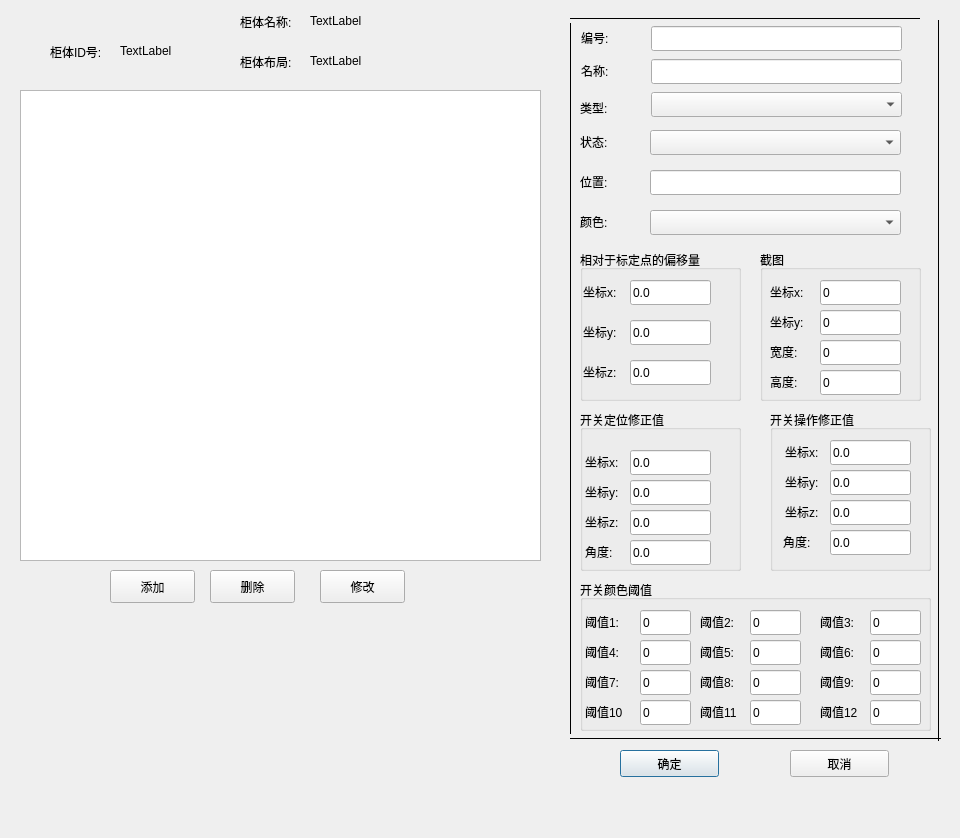
<?xml version="1.0" encoding="UTF-8"?>
<ui version="4.0">
 <class>Dialogkkset</class>
 <widget class="QDialog" name="Dialogkkset">
  <property name="geometry">
   <rect>
    <x>0</x>
    <y>0</y>
    <width>960</width>
    <height>838</height>
   </rect>
  </property>
  <property name="windowTitle">
   <string>Dialog</string>
  </property>
  <widget class="QWidget" name="widget_3" native="true">
   <property name="geometry">
    <rect>
     <x>90</x>
     <y>440</y>
     <width>341</width>
     <height>50</height>
    </rect>
   </property>
  </widget>
  <widget class="QWidget" name="widget" native="true">
   <property name="geometry">
    <rect>
     <x>550</x>
     <y>10</y>
     <width>401</width>
     <height>791</height>
    </rect>
   </property>
   <property name="autoFillBackground">
    <bool>false</bool>
   </property>
   <property name="styleSheet">
    <string notr="true">border-color: rgb(14, 10, 10);</string>
   </property>
   <widget class="Line" name="line_5">
    <property name="geometry">
     <rect>
      <x>20</x>
      <y>0</y>
      <width>350</width>
      <height>16</height>
     </rect>
    </property>
    <property name="frameShadow">
     <enum>QFrame::Plain</enum>
    </property>
    <property name="orientation">
     <enum>Qt::Horizontal</enum>
    </property>
   </widget>
   <widget class="Line" name="line_6">
    <property name="geometry">
     <rect>
      <x>12</x>
      <y>13</y>
      <width>16</width>
      <height>711</height>
     </rect>
    </property>
    <property name="frameShadow">
     <enum>QFrame::Plain</enum>
    </property>
    <property name="orientation">
     <enum>Qt::Vertical</enum>
    </property>
   </widget>
   <widget class="Line" name="line_7">
    <property name="geometry">
     <rect>
      <x>380</x>
      <y>10</y>
      <width>16</width>
      <height>721</height>
     </rect>
    </property>
    <property name="frameShadow">
     <enum>QFrame::Plain</enum>
    </property>
    <property name="orientation">
     <enum>Qt::Vertical</enum>
    </property>
   </widget>
   <widget class="Line" name="line_8">
    <property name="geometry">
     <rect>
      <x>20</x>
      <y>720</y>
      <width>371</width>
      <height>16</height>
     </rect>
    </property>
    <property name="frameShadow">
     <enum>QFrame::Plain</enum>
    </property>
    <property name="orientation">
     <enum>Qt::Horizontal</enum>
    </property>
   </widget>
   <widget class="QPushButton" name="pushButtonok">
    <property name="geometry">
     <rect>
      <x>70</x>
      <y>740</y>
      <width>99</width>
      <height>27</height>
     </rect>
    </property>
    <property name="text">
     <string>确定</string>
    </property>
   </widget>
   <widget class="QPushButton" name="pushButtoncancel">
    <property name="geometry">
     <rect>
      <x>240</x>
      <y>740</y>
      <width>99</width>
      <height>27</height>
     </rect>
    </property>
    <property name="text">
     <string>取消</string>
    </property>
   </widget>
   <widget class="QGroupBox" name="groupBoxjakapos_2">
    <property name="geometry">
     <rect>
      <x>30</x>
      <y>240</y>
      <width>161</width>
      <height>151</height>
     </rect>
    </property>
    <property name="title">
     <string>相对于标定点的偏移量</string>
    </property>
    <property name="flat">
     <bool>true</bool>
    </property>
    <widget class="QLabel" name="label_8">
     <property name="geometry">
      <rect>
       <x>3</x>
       <y>30</y>
       <width>41</width>
       <height>23</height>
      </rect>
     </property>
     <property name="text">
      <string>坐标x:</string>
     </property>
    </widget>
    <widget class="QLineEdit" name="lineEditx">
     <property name="geometry">
      <rect>
       <x>50</x>
       <y>30</y>
       <width>81</width>
       <height>25</height>
      </rect>
     </property>
     <property name="text">
      <string>0.0</string>
     </property>
    </widget>
    <widget class="QLabel" name="label_5">
     <property name="geometry">
      <rect>
       <x>3</x>
       <y>70</y>
       <width>51</width>
       <height>23</height>
      </rect>
     </property>
     <property name="text">
      <string>坐标y:</string>
     </property>
    </widget>
    <widget class="QLineEdit" name="lineEdity">
     <property name="geometry">
      <rect>
       <x>50</x>
       <y>70</y>
       <width>81</width>
       <height>25</height>
      </rect>
     </property>
     <property name="text">
      <string>0.0</string>
     </property>
    </widget>
    <widget class="QLineEdit" name="lineEditz">
     <property name="geometry">
      <rect>
       <x>50</x>
       <y>110</y>
       <width>81</width>
       <height>25</height>
      </rect>
     </property>
     <property name="text">
      <string>0.0</string>
     </property>
    </widget>
    <widget class="QLabel" name="label_31">
     <property name="geometry">
      <rect>
       <x>3</x>
       <y>110</y>
       <width>51</width>
       <height>23</height>
      </rect>
     </property>
     <property name="text">
      <string>坐标z:</string>
     </property>
    </widget>
   </widget>
   <widget class="QLabel" name="label_12">
    <property name="geometry">
     <rect>
      <x>30</x>
      <y>90</y>
      <width>41</width>
      <height>16</height>
     </rect>
    </property>
    <property name="text">
     <string>类型:</string>
    </property>
   </widget>
   <widget class="QLineEdit" name="lineEdittitle">
    <property name="geometry">
     <rect>
      <x>101</x>
      <y>49</y>
      <width>251</width>
      <height>25</height>
     </rect>
    </property>
   </widget>
   <widget class="QComboBox" name="comboBoxtype">
    <property name="geometry">
     <rect>
      <x>101</x>
      <y>82</y>
      <width>251</width>
      <height>25</height>
     </rect>
    </property>
   </widget>
   <widget class="QLabel" name="label_10">
    <property name="geometry">
     <rect>
      <x>31</x>
      <y>49</y>
      <width>34</width>
      <height>23</height>
     </rect>
    </property>
    <property name="text">
     <string>名称:</string>
    </property>
   </widget>
   <widget class="QLabel" name="label_13">
    <property name="geometry">
     <rect>
      <x>31</x>
      <y>16</y>
      <width>34</width>
      <height>23</height>
     </rect>
    </property>
    <property name="text">
     <string>编号:</string>
    </property>
   </widget>
   <widget class="QLineEdit" name="lineEditno">
    <property name="geometry">
     <rect>
      <x>101</x>
      <y>16</y>
      <width>251</width>
      <height>25</height>
     </rect>
    </property>
   </widget>
   <widget class="QComboBox" name="comboBoxstate">
    <property name="geometry">
     <rect>
      <x>100</x>
      <y>120</y>
      <width>251</width>
      <height>25</height>
     </rect>
    </property>
   </widget>
   <widget class="QLabel" name="label_15">
    <property name="geometry">
     <rect>
      <x>30</x>
      <y>120</y>
      <width>41</width>
      <height>23</height>
     </rect>
    </property>
    <property name="text">
     <string>状态:</string>
    </property>
   </widget>
   <widget class="QLabel" name="label_11">
    <property name="geometry">
     <rect>
      <x>30</x>
      <y>160</y>
      <width>34</width>
      <height>23</height>
     </rect>
    </property>
    <property name="text">
     <string>位置:</string>
    </property>
   </widget>
   <widget class="QLineEdit" name="lineEditpos">
    <property name="geometry">
     <rect>
      <x>100</x>
      <y>160</y>
      <width>251</width>
      <height>25</height>
     </rect>
    </property>
   </widget>
   <widget class="QLabel" name="label_18">
    <property name="geometry">
     <rect>
      <x>30</x>
      <y>200</y>
      <width>41</width>
      <height>23</height>
     </rect>
    </property>
    <property name="text">
     <string>颜色:</string>
    </property>
   </widget>
   <widget class="QComboBox" name="comboBoxcolor">
    <property name="geometry">
     <rect>
      <x>100</x>
      <y>200</y>
      <width>251</width>
      <height>25</height>
     </rect>
    </property>
   </widget>
   <widget class="QGroupBox" name="groupBoxjakapos_4">
    <property name="geometry">
     <rect>
      <x>30</x>
      <y>400</y>
      <width>161</width>
      <height>161</height>
     </rect>
    </property>
    <property name="title">
     <string>开关定位修正值</string>
    </property>
    <property name="flat">
     <bool>true</bool>
    </property>
    <widget class="QLabel" name="label_23">
     <property name="geometry">
      <rect>
       <x>5</x>
       <y>40</y>
       <width>41</width>
       <height>23</height>
      </rect>
     </property>
     <property name="text">
      <string>坐标x:</string>
     </property>
    </widget>
    <widget class="QLineEdit" name="lineEdity_1">
     <property name="geometry">
      <rect>
       <x>50</x>
       <y>70</y>
       <width>81</width>
       <height>25</height>
      </rect>
     </property>
     <property name="text">
      <string>0.0</string>
     </property>
    </widget>
    <widget class="QLabel" name="label_7">
     <property name="geometry">
      <rect>
       <x>5</x>
       <y>70</y>
       <width>41</width>
       <height>23</height>
      </rect>
     </property>
     <property name="text">
      <string>坐标y:</string>
     </property>
    </widget>
    <widget class="QLabel" name="label_37">
     <property name="geometry">
      <rect>
       <x>5</x>
       <y>100</y>
       <width>41</width>
       <height>23</height>
      </rect>
     </property>
     <property name="text">
      <string>坐标z:</string>
     </property>
    </widget>
    <widget class="QLabel" name="label_38">
     <property name="geometry">
      <rect>
       <x>5</x>
       <y>130</y>
       <width>41</width>
       <height>23</height>
      </rect>
     </property>
     <property name="text">
      <string>角度:</string>
     </property>
    </widget>
    <widget class="QLineEdit" name="lineEditx_1">
     <property name="geometry">
      <rect>
       <x>50</x>
       <y>40</y>
       <width>81</width>
       <height>25</height>
      </rect>
     </property>
     <property name="text">
      <string>0.0</string>
     </property>
    </widget>
    <widget class="QLineEdit" name="lineEditz_1">
     <property name="geometry">
      <rect>
       <x>50</x>
       <y>100</y>
       <width>81</width>
       <height>25</height>
      </rect>
     </property>
     <property name="text">
      <string>0.0</string>
     </property>
    </widget>
    <widget class="QLineEdit" name="lineEdita_1">
     <property name="geometry">
      <rect>
       <x>50</x>
       <y>130</y>
       <width>81</width>
       <height>25</height>
      </rect>
     </property>
     <property name="text">
      <string>0.0</string>
     </property>
    </widget>
   </widget>
   <widget class="QGroupBox" name="groupBoxjakapos_5">
    <property name="geometry">
     <rect>
      <x>210</x>
      <y>240</y>
      <width>161</width>
      <height>151</height>
     </rect>
    </property>
    <property name="title">
     <string>截图</string>
    </property>
    <property name="flat">
     <bool>true</bool>
    </property>
    <widget class="QLabel" name="label_21">
     <property name="geometry">
      <rect>
       <x>10</x>
       <y>90</y>
       <width>41</width>
       <height>23</height>
      </rect>
     </property>
     <property name="text">
      <string>宽度:</string>
     </property>
    </widget>
    <widget class="QLineEdit" name="lineEditpixw">
     <property name="geometry">
      <rect>
       <x>60</x>
       <y>90</y>
       <width>81</width>
       <height>25</height>
      </rect>
     </property>
     <property name="text">
      <string>0</string>
     </property>
    </widget>
    <widget class="QLabel" name="label_22">
     <property name="geometry">
      <rect>
       <x>10</x>
       <y>120</y>
       <width>41</width>
       <height>23</height>
      </rect>
     </property>
     <property name="text">
      <string>高度:</string>
     </property>
    </widget>
    <widget class="QLineEdit" name="lineEditpixh">
     <property name="geometry">
      <rect>
       <x>60</x>
       <y>120</y>
       <width>81</width>
       <height>25</height>
      </rect>
     </property>
     <property name="text">
      <string>0</string>
     </property>
    </widget>
    <widget class="QLineEdit" name="lineEditpixy">
     <property name="geometry">
      <rect>
       <x>60</x>
       <y>60</y>
       <width>81</width>
       <height>25</height>
      </rect>
     </property>
     <property name="text">
      <string>0</string>
     </property>
    </widget>
    <widget class="QLineEdit" name="lineEditpixx">
     <property name="geometry">
      <rect>
       <x>60</x>
       <y>30</y>
       <width>81</width>
       <height>25</height>
      </rect>
     </property>
     <property name="text">
      <string>0</string>
     </property>
    </widget>
    <widget class="QLabel" name="label_20">
     <property name="geometry">
      <rect>
       <x>10</x>
       <y>60</y>
       <width>41</width>
       <height>23</height>
      </rect>
     </property>
     <property name="text">
      <string>坐标y:</string>
     </property>
    </widget>
    <widget class="QLabel" name="label_19">
     <property name="geometry">
      <rect>
       <x>10</x>
       <y>30</y>
       <width>41</width>
       <height>23</height>
      </rect>
     </property>
     <property name="text">
      <string>坐标x:</string>
     </property>
    </widget>
   </widget>
   <widget class="QGroupBox" name="groupBoxjakapos_3">
    <property name="geometry">
     <rect>
      <x>220</x>
      <y>400</y>
      <width>161</width>
      <height>161</height>
     </rect>
    </property>
    <property name="title">
     <string>开关操作修正值</string>
    </property>
    <widget class="QLabel" name="label_9">
     <property name="geometry">
      <rect>
       <x>15</x>
       <y>30</y>
       <width>41</width>
       <height>23</height>
      </rect>
     </property>
     <property name="text">
      <string>坐标x:</string>
     </property>
    </widget>
    <widget class="QLineEdit" name="lineEditx_2">
     <property name="geometry">
      <rect>
       <x>60</x>
       <y>30</y>
       <width>81</width>
       <height>25</height>
      </rect>
     </property>
     <property name="text">
      <string>0.0</string>
     </property>
    </widget>
    <widget class="QLabel" name="label_6">
     <property name="geometry">
      <rect>
       <x>15</x>
       <y>60</y>
       <width>41</width>
       <height>23</height>
      </rect>
     </property>
     <property name="text">
      <string>坐标y:</string>
     </property>
    </widget>
    <widget class="QLineEdit" name="lineEdity_2">
     <property name="geometry">
      <rect>
       <x>60</x>
       <y>60</y>
       <width>81</width>
       <height>25</height>
      </rect>
     </property>
     <property name="text">
      <string>0.0</string>
     </property>
    </widget>
    <widget class="QLineEdit" name="lineEditz_2">
     <property name="geometry">
      <rect>
       <x>60</x>
       <y>90</y>
       <width>81</width>
       <height>25</height>
      </rect>
     </property>
     <property name="text">
      <string>0.0</string>
     </property>
    </widget>
    <widget class="QLabel" name="label_35">
     <property name="geometry">
      <rect>
       <x>15</x>
       <y>90</y>
       <width>41</width>
       <height>23</height>
      </rect>
     </property>
     <property name="text">
      <string>坐标z:</string>
     </property>
    </widget>
    <widget class="QLabel" name="label_36">
     <property name="geometry">
      <rect>
       <x>13</x>
       <y>120</y>
       <width>41</width>
       <height>23</height>
      </rect>
     </property>
     <property name="text">
      <string>角度:</string>
     </property>
    </widget>
    <widget class="QLineEdit" name="lineEdita_2">
     <property name="geometry">
      <rect>
       <x>60</x>
       <y>120</y>
       <width>81</width>
       <height>25</height>
      </rect>
     </property>
     <property name="text">
      <string>0.0</string>
     </property>
    </widget>
   </widget>
   <widget class="QGroupBox" name="groupBox">
    <property name="geometry">
     <rect>
      <x>30</x>
      <y>570</y>
      <width>351</width>
      <height>151</height>
     </rect>
    </property>
    <property name="title">
     <string>开关颜色阈值</string>
    </property>
    <widget class="QLabel" name="label_24">
     <property name="geometry">
      <rect>
       <x>5</x>
       <y>30</y>
       <width>41</width>
       <height>23</height>
      </rect>
     </property>
     <property name="text">
      <string>阈值1:</string>
     </property>
    </widget>
    <widget class="QLineEdit" name="lineEditc1">
     <property name="geometry">
      <rect>
       <x>60</x>
       <y>30</y>
       <width>51</width>
       <height>25</height>
      </rect>
     </property>
     <property name="text">
      <string>0</string>
     </property>
    </widget>
    <widget class="QLineEdit" name="lineEditc2">
     <property name="geometry">
      <rect>
       <x>170</x>
       <y>30</y>
       <width>51</width>
       <height>25</height>
      </rect>
     </property>
     <property name="text">
      <string>0</string>
     </property>
    </widget>
    <widget class="QLabel" name="label_25">
     <property name="geometry">
      <rect>
       <x>120</x>
       <y>30</y>
       <width>41</width>
       <height>23</height>
      </rect>
     </property>
     <property name="text">
      <string>阈值2:</string>
     </property>
    </widget>
    <widget class="QLineEdit" name="lineEditc3">
     <property name="geometry">
      <rect>
       <x>290</x>
       <y>30</y>
       <width>51</width>
       <height>25</height>
      </rect>
     </property>
     <property name="text">
      <string>0</string>
     </property>
    </widget>
    <widget class="QLabel" name="label_26">
     <property name="geometry">
      <rect>
       <x>240</x>
       <y>30</y>
       <width>41</width>
       <height>23</height>
      </rect>
     </property>
     <property name="text">
      <string>阈值3:</string>
     </property>
    </widget>
    <widget class="QLabel" name="label_27">
     <property name="geometry">
      <rect>
       <x>120</x>
       <y>60</y>
       <width>41</width>
       <height>23</height>
      </rect>
     </property>
     <property name="text">
      <string>阈值5:</string>
     </property>
    </widget>
    <widget class="QLineEdit" name="lineEditc6">
     <property name="geometry">
      <rect>
       <x>290</x>
       <y>60</y>
       <width>51</width>
       <height>25</height>
      </rect>
     </property>
     <property name="text">
      <string>0</string>
     </property>
    </widget>
    <widget class="QLineEdit" name="lineEditc4">
     <property name="geometry">
      <rect>
       <x>60</x>
       <y>60</y>
       <width>51</width>
       <height>25</height>
      </rect>
     </property>
     <property name="text">
      <string>0</string>
     </property>
    </widget>
    <widget class="QLabel" name="label_28">
     <property name="geometry">
      <rect>
       <x>5</x>
       <y>60</y>
       <width>41</width>
       <height>23</height>
      </rect>
     </property>
     <property name="text">
      <string>阈值4:</string>
     </property>
    </widget>
    <widget class="QLineEdit" name="lineEditc5">
     <property name="geometry">
      <rect>
       <x>170</x>
       <y>60</y>
       <width>51</width>
       <height>25</height>
      </rect>
     </property>
     <property name="text">
      <string>0</string>
     </property>
    </widget>
    <widget class="QLabel" name="label_29">
     <property name="geometry">
      <rect>
       <x>240</x>
       <y>60</y>
       <width>41</width>
       <height>23</height>
      </rect>
     </property>
     <property name="text">
      <string>阈值6:</string>
     </property>
    </widget>
    <widget class="QLabel" name="label_30">
     <property name="geometry">
      <rect>
       <x>120</x>
       <y>90</y>
       <width>41</width>
       <height>23</height>
      </rect>
     </property>
     <property name="text">
      <string>阈值8:</string>
     </property>
    </widget>
    <widget class="QLineEdit" name="lineEditc9">
     <property name="geometry">
      <rect>
       <x>290</x>
       <y>90</y>
       <width>51</width>
       <height>25</height>
      </rect>
     </property>
     <property name="text">
      <string>0</string>
     </property>
    </widget>
    <widget class="QLineEdit" name="lineEditc7">
     <property name="geometry">
      <rect>
       <x>60</x>
       <y>90</y>
       <width>51</width>
       <height>25</height>
      </rect>
     </property>
     <property name="text">
      <string>0</string>
     </property>
    </widget>
    <widget class="QLabel" name="label_32">
     <property name="geometry">
      <rect>
       <x>5</x>
       <y>90</y>
       <width>41</width>
       <height>23</height>
      </rect>
     </property>
     <property name="text">
      <string>阈值7:</string>
     </property>
    </widget>
    <widget class="QLineEdit" name="lineEditc8">
     <property name="geometry">
      <rect>
       <x>170</x>
       <y>90</y>
       <width>51</width>
       <height>25</height>
      </rect>
     </property>
     <property name="text">
      <string>0</string>
     </property>
    </widget>
    <widget class="QLabel" name="label_33">
     <property name="geometry">
      <rect>
       <x>240</x>
       <y>90</y>
       <width>41</width>
       <height>23</height>
      </rect>
     </property>
     <property name="text">
      <string>阈值9:</string>
     </property>
    </widget>
    <widget class="QLabel" name="label_34">
     <property name="geometry">
      <rect>
       <x>120</x>
       <y>120</y>
       <width>51</width>
       <height>23</height>
      </rect>
     </property>
     <property name="text">
      <string>阈值11</string>
     </property>
    </widget>
    <widget class="QLineEdit" name="lineEditc12">
     <property name="geometry">
      <rect>
       <x>290</x>
       <y>120</y>
       <width>51</width>
       <height>25</height>
      </rect>
     </property>
     <property name="text">
      <string>0</string>
     </property>
    </widget>
    <widget class="QLineEdit" name="lineEditc10">
     <property name="geometry">
      <rect>
       <x>60</x>
       <y>120</y>
       <width>51</width>
       <height>25</height>
      </rect>
     </property>
     <property name="text">
      <string>0</string>
     </property>
    </widget>
    <widget class="QLabel" name="label_39">
     <property name="geometry">
      <rect>
       <x>5</x>
       <y>120</y>
       <width>51</width>
       <height>23</height>
      </rect>
     </property>
     <property name="text">
      <string>阈值10</string>
     </property>
    </widget>
    <widget class="QLineEdit" name="lineEditc11">
     <property name="geometry">
      <rect>
       <x>170</x>
       <y>120</y>
       <width>51</width>
       <height>25</height>
      </rect>
     </property>
     <property name="text">
      <string>0</string>
     </property>
    </widget>
    <widget class="QLabel" name="label_40">
     <property name="geometry">
      <rect>
       <x>240</x>
       <y>120</y>
       <width>51</width>
       <height>23</height>
      </rect>
     </property>
     <property name="text">
      <string>阈值12</string>
     </property>
    </widget>
   </widget>
  </widget>
  <widget class="QTableView" name="tableView">
   <property name="geometry">
    <rect>
     <x>20</x>
     <y>90</y>
     <width>521</width>
     <height>471</height>
    </rect>
   </property>
  </widget>
  <widget class="QLabel" name="label_14">
   <property name="geometry">
    <rect>
     <x>50</x>
     <y>40</y>
     <width>71</width>
     <height>23</height>
    </rect>
   </property>
   <property name="text">
    <string>柜体ID号:</string>
   </property>
  </widget>
  <widget class="QLabel" name="labelid">
   <property name="geometry">
    <rect>
     <x>120</x>
     <y>40</y>
     <width>67</width>
     <height>21</height>
    </rect>
   </property>
   <property name="text">
    <string>TextLabel</string>
   </property>
  </widget>
  <widget class="QLabel" name="label_16">
   <property name="geometry">
    <rect>
     <x>240</x>
     <y>10</y>
     <width>71</width>
     <height>23</height>
    </rect>
   </property>
   <property name="text">
    <string>柜体名称:</string>
   </property>
  </widget>
  <widget class="QLabel" name="labelname">
   <property name="geometry">
    <rect>
     <x>310</x>
     <y>10</y>
     <width>221</width>
     <height>21</height>
    </rect>
   </property>
   <property name="text">
    <string>TextLabel</string>
   </property>
  </widget>
  <widget class="QLabel" name="labeltype">
   <property name="geometry">
    <rect>
     <x>310</x>
     <y>50</y>
     <width>221</width>
     <height>21</height>
    </rect>
   </property>
   <property name="text">
    <string>TextLabel</string>
   </property>
  </widget>
  <widget class="QLabel" name="label_17">
   <property name="geometry">
    <rect>
     <x>240</x>
     <y>50</y>
     <width>71</width>
     <height>23</height>
    </rect>
   </property>
   <property name="text">
    <string>柜体布局:</string>
   </property>
  </widget>
  <widget class="QPushButton" name="pushButtonchg">
   <property name="geometry">
    <rect>
     <x>320</x>
     <y>570</y>
     <width>85</width>
     <height>33</height>
    </rect>
   </property>
   <property name="text">
    <string>修改</string>
   </property>
  </widget>
  <widget class="QPushButton" name="pushButtonadd">
   <property name="geometry">
    <rect>
     <x>110</x>
     <y>570</y>
     <width>85</width>
     <height>33</height>
    </rect>
   </property>
   <property name="text">
    <string>添加</string>
   </property>
  </widget>
  <widget class="QPushButton" name="pushButtondel">
   <property name="geometry">
    <rect>
     <x>210</x>
     <y>570</y>
     <width>85</width>
     <height>33</height>
    </rect>
   </property>
   <property name="text">
    <string>删除</string>
   </property>
  </widget>
 </widget>
 <resources/>
 <connections/>
</ui>
